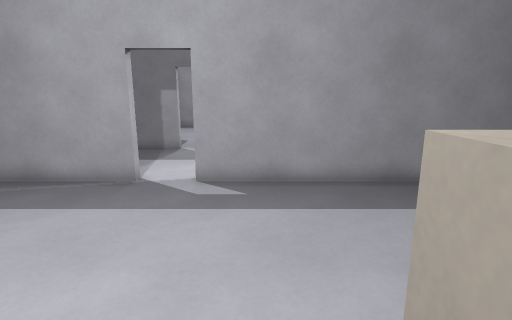
[1] (above)

21 first-person views from a walk through a 3-D level made in the Godot game engine. The camera is 1.4 m above the floor, tilts 12° down and sees 80° across. The floor is counted in squares, 0.5 m on a side. Each view is taken from the middle of a square. On the plan, view 1 faces up. The plan holds only what a view shows up to about 20 squares ahead; the rest is blank. Characters and animated objects are not drawn. Door leaves are left out where a doorway can be walked through.

[2]
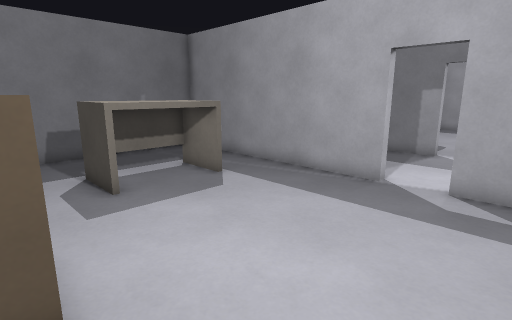

[3]
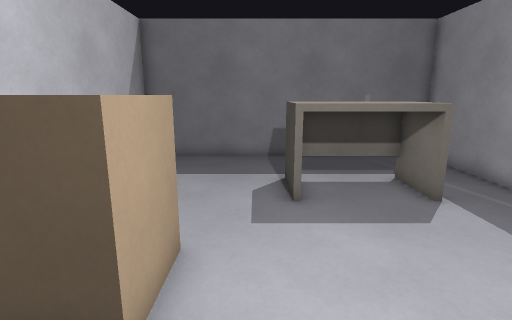

[4]
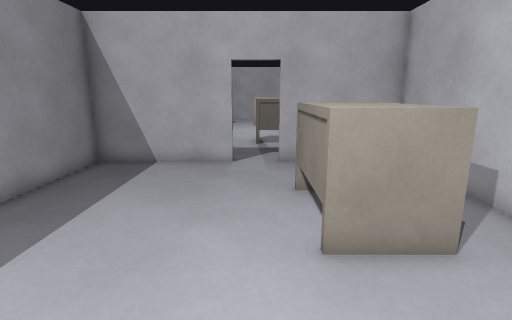

[5]
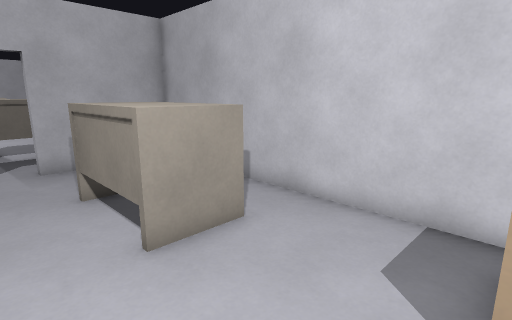

[6]
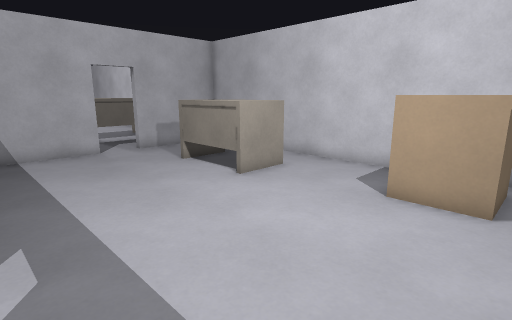

[7]
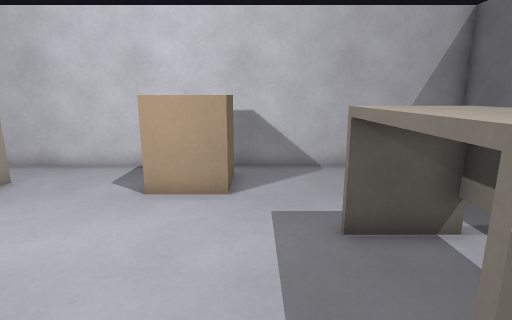

[8]
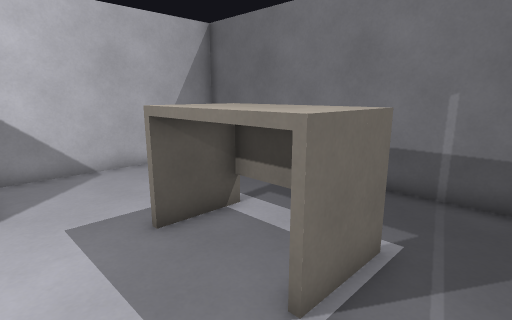

[9]
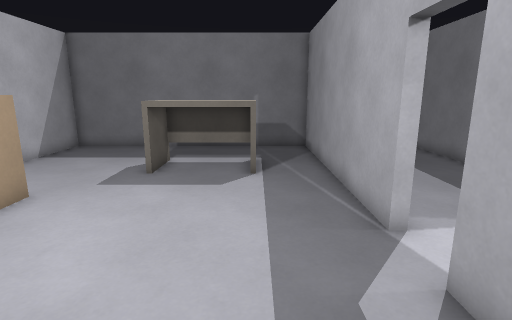

[10]
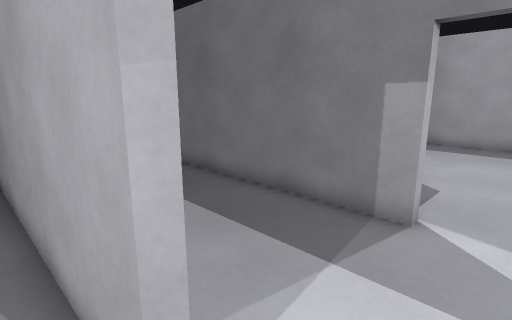

[11]
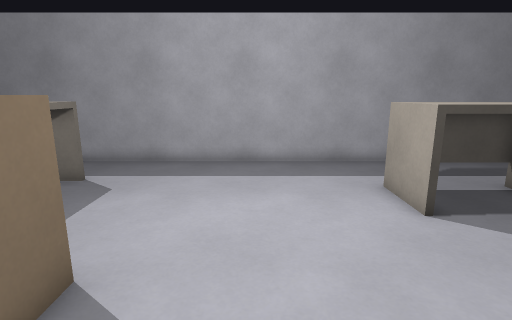

[12]
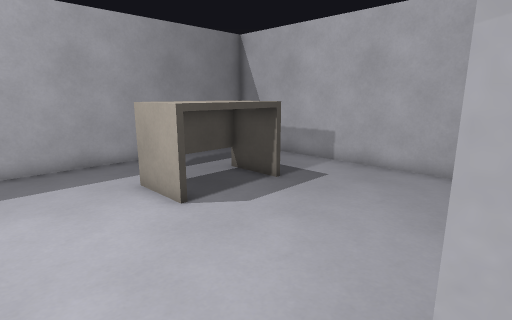

[13]
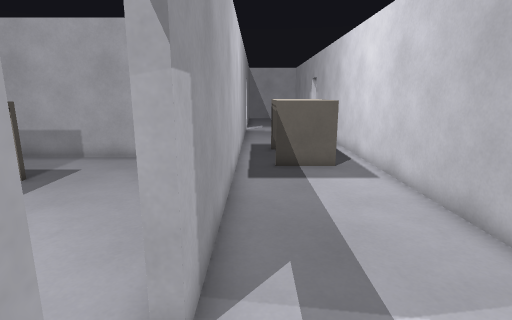

[14]
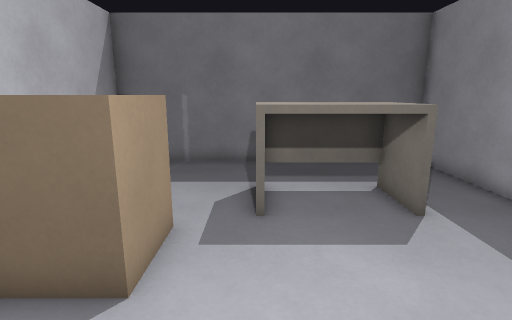

[15]
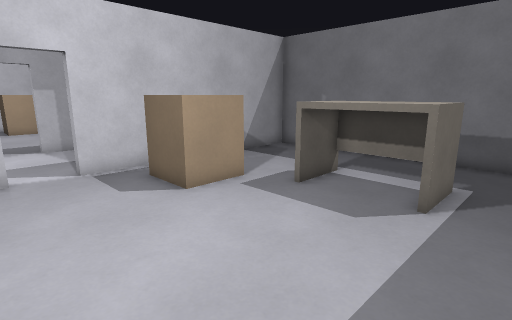

[16]
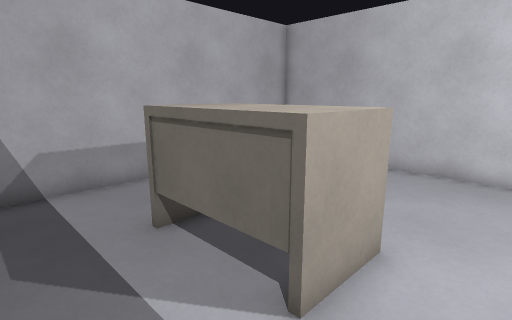

[17]
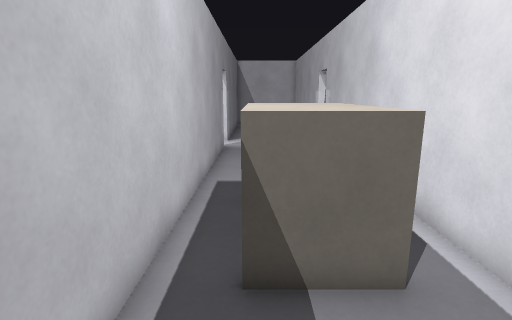

[18]
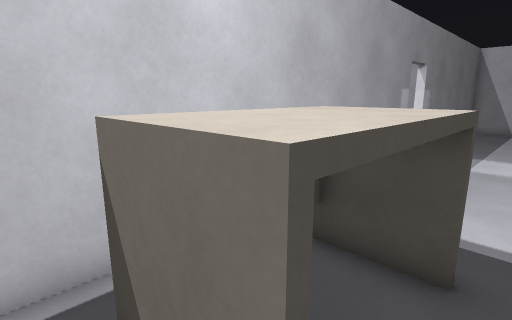

[19]
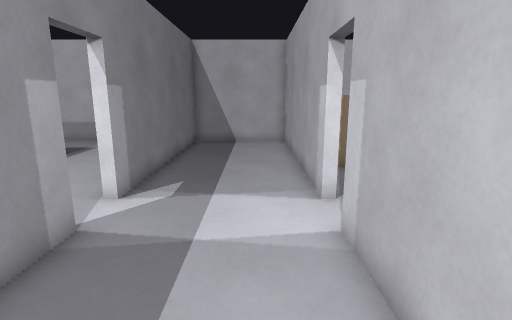

[20]
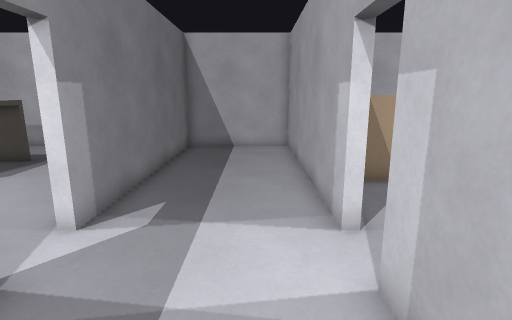

[21]
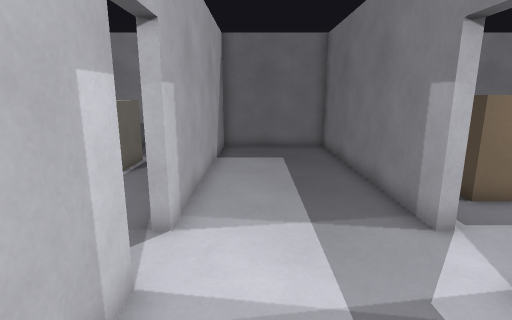

### Floor plan
Key: @ floor where view 1 was taken; # wall or solid block; . floor; D open door; ^ raised ledge; E desk.
Columns run from 15 left of view 1 to 33 right of it. Each row starts with its distance up from view 1.
 29 #########################
 28 #.......................#
 27 #.......................#
 26 #...EEE.................#                       #
 25 #...EEE.........EEEEE...#                       #
 24 #...EEE.........EEEEE...#                      .#
 23 #...EEE.........EEEEE...#                   E...#
 22 #...EEE.................#                  EE...#
 21 #.......................#                ......
 20 #......^^^..............#               .....
 19 #......  ^..............#              .....
 18 #.....   ^..............#            .....
 17 #....    ...........    #           ....
 16 ############..#####################DDD###########
 15 #...............................................#
 14 #.....................^^^^^...  ................#
 13 #.....................^^^^^    .................#
 12 #.....................^^^^^.....................#
 11 #.............................  ................#
 10 ###########DDD######################..###########
  9 #.......................#            ....^
  8 #.......................#              ..^
  7 #...EEE.................#                       #
  6 #...EEE.................#                       #
  5 #...EEE.................#                       #
  4 #...EEE.......................                  #
  3 #...EEE......................E
  2 #...............EEEEE...#....EEE....
  1 #...............EEEEE...# ...E  ....
  0 #........^^^...@EEEEE  .#
 -1 #........^ ^....EE      #
 -2 #........^ ^.......     #
 -3 #########################

Where each view was taken, in squares from view 1:
view 1: 0 up, 0 right, facing up
view 2: 0 up, 0 right, facing up-left
view 3: 2 up, 1 left, facing left
view 4: 3 up, 4 left, facing right
view 5: 4 up, 4 left, facing down-right
view 6: 9 up, 7 left, facing down-right
view 7: 9 up, 7 left, facing down
view 8: 9 up, 6 left, facing down-left
view 9: 7 up, 2 right, facing left
view 10: 9 up, 2 left, facing up-left
view 11: 16 up, 3 left, facing up
view 12: 16 up, 3 left, facing up-right
view 13: 15 up, 5 left, facing right
view 14: 22 up, 2 left, facing left
view 15: 28 up, 1 left, facing down-left
view 16: 28 up, 1 left, facing down-right
view 17: 14 up, 3 right, facing right
view 18: 11 up, 6 right, facing up-right
view 19: 12 up, 14 right, facing right
view 20: 12 up, 16 right, facing right
view 21: 12 up, 2 right, facing left
